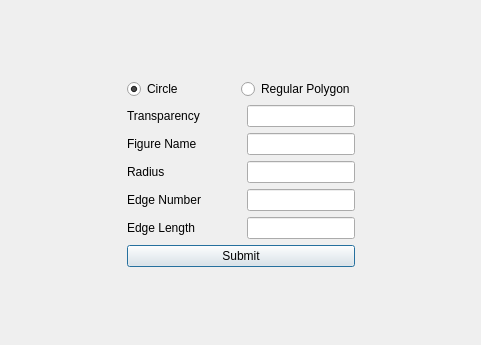
<?xml version="1.0" encoding="UTF-8"?>
<ui version="4.0">
 <class>AddDialog</class>
 <widget class="QDialog" name="AddDialog">
  <property name="geometry">
   <rect>
    <x>0</x>
    <y>0</y>
    <width>481</width>
    <height>345</height>
   </rect>
  </property>
  <property name="windowTitle">
   <string>Dialog</string>
  </property>
  <property name="styleSheet">
   <string notr="true">QLineEdit {
color: black;
}</string>
  </property>
  <layout class="QHBoxLayout" name="horizontalLayout_7">
   <item>
    <spacer name="horizontalSpacer">
     <property name="orientation">
      <enum>Qt::Horizontal</enum>
     </property>
     <property name="sizeHint" stdset="0">
      <size>
       <width>90</width>
       <height>20</height>
      </size>
     </property>
    </spacer>
   </item>
   <item>
    <layout class="QVBoxLayout" name="verticalLayout">
     <item>
      <spacer name="verticalSpacer_2">
       <property name="orientation">
        <enum>Qt::Vertical</enum>
       </property>
       <property name="sizeHint" stdset="0">
        <size>
         <width>20</width>
         <height>40</height>
        </size>
       </property>
      </spacer>
     </item>
     <item>
      <layout class="QHBoxLayout" name="horizontalLayout">
       <item>
        <widget class="QRadioButton" name="circleRadioButton">
         <property name="text">
          <string>Circle</string>
         </property>
         <property name="checked">
          <bool>true</bool>
         </property>
        </widget>
       </item>
       <item>
        <widget class="QRadioButton" name="regularPolygonRadioButton">
         <property name="text">
          <string>Regular Polygon</string>
         </property>
        </widget>
       </item>
      </layout>
     </item>
     <item>
      <layout class="QHBoxLayout" name="horizontalLayout_2">
       <item>
        <widget class="QLabel" name="transparencyLabel">
         <property name="text">
          <string>Transparency</string>
         </property>
        </widget>
       </item>
       <item>
        <spacer name="horizontalSpacer_3">
         <property name="orientation">
          <enum>Qt::Horizontal</enum>
         </property>
         <property name="sizeHint" stdset="0">
          <size>
           <width>40</width>
           <height>20</height>
          </size>
         </property>
        </spacer>
       </item>
       <item>
        <widget class="QLineEdit" name="transparencyLineEdit"/>
       </item>
      </layout>
     </item>
     <item>
      <layout class="QHBoxLayout" name="horizontalLayout_3">
       <item>
        <widget class="QLabel" name="figureNameLabel">
         <property name="text">
          <string>Figure Name</string>
         </property>
        </widget>
       </item>
       <item>
        <spacer name="horizontalSpacer_4">
         <property name="orientation">
          <enum>Qt::Horizontal</enum>
         </property>
         <property name="sizeHint" stdset="0">
          <size>
           <width>40</width>
           <height>20</height>
          </size>
         </property>
        </spacer>
       </item>
       <item>
        <widget class="QLineEdit" name="figureNameLineEdit"/>
       </item>
      </layout>
     </item>
     <item>
      <layout class="QHBoxLayout" name="horizontalLayout_4">
       <item>
        <widget class="QLabel" name="radiusLabel">
         <property name="text">
          <string>Radius</string>
         </property>
        </widget>
       </item>
       <item>
        <spacer name="horizontalSpacer_5">
         <property name="orientation">
          <enum>Qt::Horizontal</enum>
         </property>
         <property name="sizeHint" stdset="0">
          <size>
           <width>40</width>
           <height>20</height>
          </size>
         </property>
        </spacer>
       </item>
       <item>
        <widget class="QLineEdit" name="radiusLineEdit"/>
       </item>
      </layout>
     </item>
     <item>
      <layout class="QHBoxLayout" name="horizontalLayout_5">
       <item>
        <widget class="QLabel" name="edgeNumberLabel">
         <property name="text">
          <string>Edge Number</string>
         </property>
        </widget>
       </item>
       <item>
        <spacer name="horizontalSpacer_6">
         <property name="orientation">
          <enum>Qt::Horizontal</enum>
         </property>
         <property name="sizeHint" stdset="0">
          <size>
           <width>40</width>
           <height>20</height>
          </size>
         </property>
        </spacer>
       </item>
       <item>
        <widget class="QLineEdit" name="edgeNumberLineEdit"/>
       </item>
      </layout>
     </item>
     <item>
      <layout class="QHBoxLayout" name="horizontalLayout_6">
       <item>
        <widget class="QLabel" name="edgeLengthLabel">
         <property name="text">
          <string>Edge Length</string>
         </property>
        </widget>
       </item>
       <item>
        <spacer name="horizontalSpacer_7">
         <property name="orientation">
          <enum>Qt::Horizontal</enum>
         </property>
         <property name="sizeHint" stdset="0">
          <size>
           <width>40</width>
           <height>20</height>
          </size>
         </property>
        </spacer>
       </item>
       <item>
        <widget class="QLineEdit" name="edgeLengthLineEdit"/>
       </item>
      </layout>
     </item>
     <item>
      <widget class="QPushButton" name="submitButton">
       <property name="text">
        <string>Submit</string>
       </property>
      </widget>
     </item>
     <item>
      <spacer name="verticalSpacer">
       <property name="orientation">
        <enum>Qt::Vertical</enum>
       </property>
       <property name="sizeHint" stdset="0">
        <size>
         <width>20</width>
         <height>40</height>
        </size>
       </property>
      </spacer>
     </item>
    </layout>
   </item>
   <item>
    <spacer name="horizontalSpacer_2">
     <property name="orientation">
      <enum>Qt::Horizontal</enum>
     </property>
     <property name="sizeHint" stdset="0">
      <size>
       <width>90</width>
       <height>20</height>
      </size>
     </property>
    </spacer>
   </item>
  </layout>
 </widget>
 <resources/>
 <connections/>
</ui>
